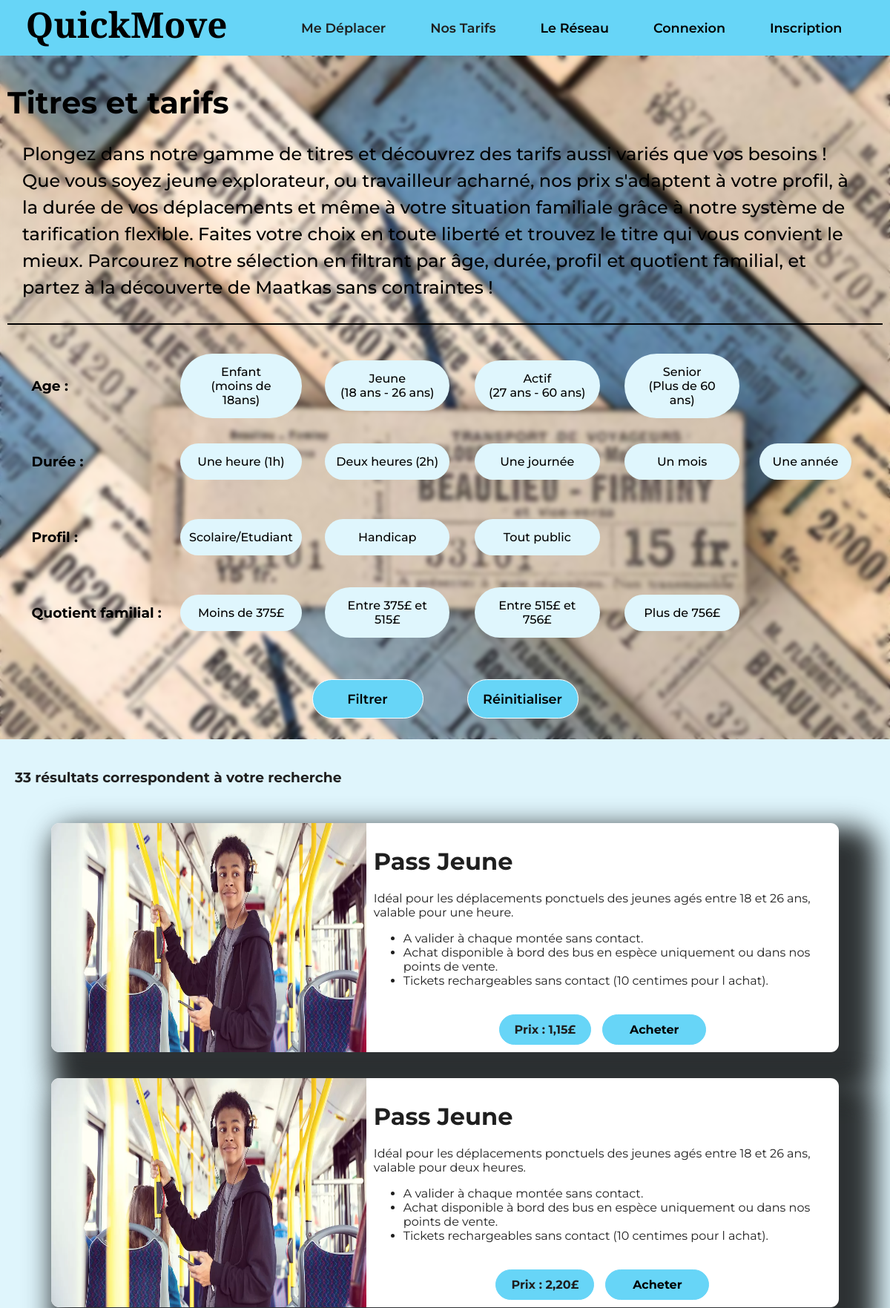
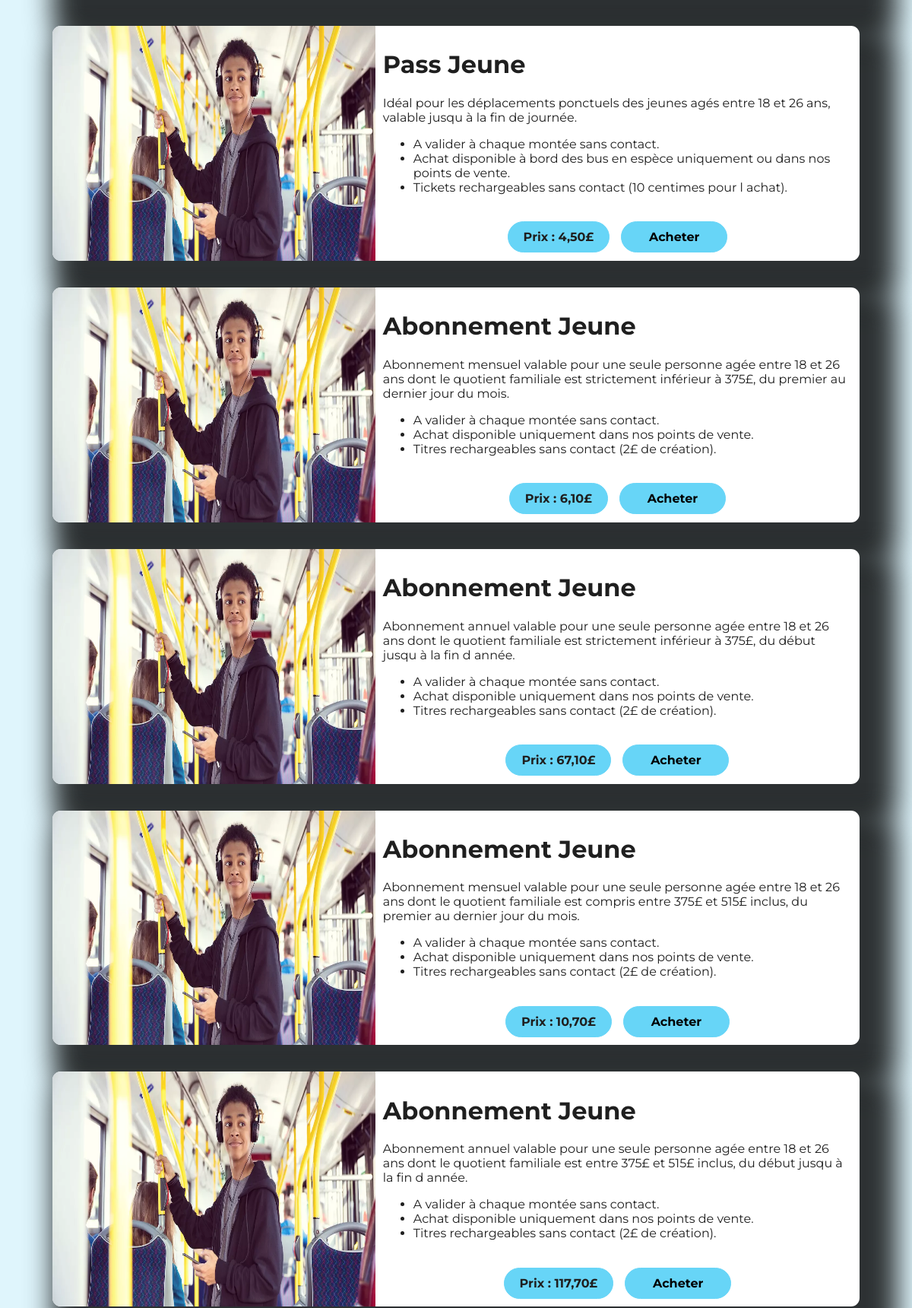
Page /Tarifs.php?profil=Tout+public (upper part) on the committed database (2 pictures, top to bottom).
### tables this page shows
CREATE TABLE `tarifs` (
  `age` varchar(26) DEFAULT NULL,
  `duree` varchar(16) DEFAULT NULL,
  `profil` varchar(17) DEFAULT NULL,
  `qf` varchar(18) DEFAULT NULL,
  `tarif` varchar(6) DEFAULT NULL,
  `description` varchar(412) DEFAULT NULL,
  `image` varchar(19) DEFAULT NULL,
  `numero` int(11) NOT NULL
);

### Tarifs.php (the view, shortened to what this page needs)
<!DOCTYPE html>
<html lang="fr">
<head>
    <link rel="stylesheet" href="style.css" type="text/css">
</head>
<body>
    <?php
    include "BarNav.php";
    include "fonction.php";
    echo '
    <div class="backgr">
        <div class="titre">
            <h1>Titres et tarifs</h1>
            <p>Plongez dans notre gamme de titres et découvrez des tarifs aussi variés que vos besoins ! Que vous soyez jeune explorateur,
            ou travailleur acharné, nos prix s\'adaptent à votre profil, à la durée de vos déplacements et même à votre situation familiale
            grâce à notre système de tarification flexible. Faites votre choix en toute liberté et trouvez le titre qui vous convient le mieux.
            Parcourez notre sélection en filtrant par âge, durée, profil et quotient familial, et partez à la découverte de Maatkas sans
            contraintes !</p> <hr>
        <div class="tarifForm"><form action="Tarifs.php" method="get">';
    $connexion = connexion();
    $elem=array('Age :'=>'age','Durée :'=>'duree','Profil :'=>'profil','Quotient familial :'=>'qf');
    $i=0;
    echo '<table class="table">';
    foreach($elem as $cle => $valeur)
    {
        $requete="select distinct $valeur from tarifs where $valeur is not NULL";
        $data = requete($connexion,$requete);
        echo '<tr><td><h3>'.$cle."</h3></td>\n";
        while($row = mysqli_fetch_assoc($data))
        {
            foreach($row as $val)
            {
                echo '<td><input type="radio" name='."\"$valeur\"".' value="'."$val\"".' id="'."$i\"".'>'.'<label class="labelRadio" for='."\"$i\"".">$val</label></td>"."\n";
                $i++;
            }
        }
        echo '</tr>';
    }
    echo '</table>';
    echo '<div class="btnTarif"><input type="submit" value="Filtrer" class="filtr">
        <input type="reset" value="Réinitialiser" class="filtr"></div></form></div>';
    echo '<div class="formSelect"><form action="Tarifs.php" method="get">';
    echo '<div class="btnTarif"><input type="submit" value="Filtrer" class="filtr">
        <input type="reset" value="Réinitialiser" class="filtr"></form></div></div></div></div>'."\n";
    $form = array("age"=> isset($_GET['age']),"duree"=> isset($_GET['duree']),"profil"=> isset($_GET['profil']),"qf"=> isset($_GET['qf']));
    $test = 0;
    foreach ($form as $val)
        if ($val == 1) $test = 1;
    if (!$test)
        $requete1='select description,image,tarif,numero from tarifs';
    else
    {
        $requete1='select description,image,tarif,numero from tarifs where ';
        $and=1;
        foreach ($form as $cle => $val)
        {
            if ($val == 1)
            {
                if ($and)
                {
                    $requete1 = $requete1.$cle."='$_GET[$cle]'";
                    $and=0;
                }
                else
                    $requete1 = $requete1.' and '.$cle."='$_GET[$cle]'";
            }
        }
    }
    $connexion = connexion();
    $data=requete($connexion,$requete1);
    echo '<div class="resultats">';
    while($row=mysqli_fetch_assoc($data))
    {
        echo '<div class="resultat">';
        foreach ($row as $cle => $val)
        {
            if ($cle=='image')
                echo '<div class="resulimg">'."<img src='$val' class='image'></div>";
            else if ($cle=='tarif')
                {
                echo '<div class="prix"><div>'."Prix : $val"."£</div>";
                echo "<form method='post' action='Mestitres.php'>
                    <input type='hidden' name='numtitre' value='$row[numero]'>
                    <input type='submit' name='acheter' value='Acheter'>
                    </form>";
                echo "</div>";
                }
            else if ($cle == 'description')
                echo '<div class="descrip">'.$val.'</div>';
        }
        echo '</div>';
    }
    echo '</div>';
    ?>
</body>
</html>

### style.css (style rules this page uses)
body { margin: 0; padding: 0; font-family: "Montserrat", sans-serif; color: rgb(31, 31, 31); background-color: rgb(223, 245, 252); font-size: 1em; }
form input,select { font-family: "Montserrat", sans-serif; font-size: 0.9em; width: 100%; border:1px solid white; border-radius: 10cap; padding: 10px 20px; margin-bottom: 18px; margin-top: 8px; }
form input { width: 90%; }
.backgr { background-image: url(Images/titre.jpg); background-size: cover; background-color: white; background-repeat: repeat; }
.titre { padding: 10px; backdrop-filter: blur(3px); color: black; }
.titre h1 { font-size:calc(1.3rem + 1.7vw); }
.titre p { padding: 0px 20px; font-weight: 500; font-size:calc(0.6rem + 1.2vw); line-height: 1.5em; }
.titre hr { color: black; border: solid black 1px; margin-top: 30px; margin-bottom: 30px; }
.table h3 { margin: 0px; }
.labelRadio { border-radius: 5cap; text-align: center; width: 70%; background-color: rgb(223, 246, 253); font-weight: 500; padding: 15px; cursor: pointer; display: flex; justify-content: center; transition: 0.2s; }
.table { width: 95%; margin-left: auto; margin-right: auto; }
tr { height: 100px; }
.filtr { width: 150px; font-size: 1.1em; padding: 15px; background-color: rgb(103, 213, 247); font-weight: 600; cursor: pointer; transition: 0.2s; }
.btnTarif { margin-top: 30px; display: flex; gap: 5%; justify-content: center; }
.resultats { padding: 10px; display: flex; flex-wrap: wrap; }
.resultat { width: 90%; margin-left: auto; margin-right: auto; display: grid; grid-template-areas: "resulimg descrip" "resulimg prix"; grid-template-columns: 40% 60%; grid-template-rows: 80% 20%; background: white; border-radius: 1cap; margin-bottom: 35px; box-shadow: 25px 30px 35px 25px rgba(0,0,0,0.8); }
.resulimg { grid-area: resulimg; }
.image { width: 100%; height: 100%; border-radius: 1cap 0cap 0cap 1cap; }
.descrip { grid-area: descrip; padding: 10px; }
.prix { grid-area: prix; padding: 10px; display: flex; justify-content: center; align-items: center; gap: 15px; }
.prix div { font-weight: bolder; padding: 10px 20px; border-radius: 5cap; border: 1px solid rgb(103, 213, 247) ; background-color: rgb(103, 213, 247); }
.prix input { width: 140px; text-align: center; font-weight: bolder; padding: 10px; margin: 0px; border-radius: 5cap; border: 1px solid rgb(103, 213, 247) ; background-color: rgb(103, 213, 247); cursor: pointer; font-size: 1em; transition: 0.2s; }
.prix form { padding: 0px; margin: 0px; }

### rows in the picture
tarifs: description "Pass Jeune Idéal pour les déplacements ponctuels des jeunes agés entre 18 et 26 ans, valable pour une heure. A valider à chaque montée sans contact. Achat disponible à bord des bus en espèce uniquement ou dans nos points de vente. Tickets rechargeables sans contact (10 centimes pour l achat).", tarif "1,15"
tarifs: description "Pass Jeune Idéal pour les déplacements ponctuels des jeunes agés entre 18 et 26 ans, valable pour deux heures. A valider à chaque montée sans contact. Achat disponible à bord des bus en espèce uniquement ou dans nos points de vente. Tickets rechargeables sans contact (10 centimes pour l achat).", tarif "2,20"
tarifs: description "Pass Jeune Idéal pour les déplacements ponctuels des jeunes agés entre 18 et 26 ans, valable jusqu à la fin de journée. A valider à chaque montée sans contact. Achat disponible à bord des bus en espèce uniquement ou dans nos points de vente. Tickets rechargeables sans contact (10 centimes pour l achat).", tarif "4,50"
tarifs: description "Abonnement Jeune Abonnement mensuel valable pour une seule personne agée entre 18 et 26 ans dont le quotient familiale est strictement inférieur à 375£, du premier au dernier jour du mois. A valider à chaque montée sans contact. Achat disponible uniquement dans nos points de vente. Titres rechargeables sans contact (2£ de création).", tarif "6,10"
tarifs: description "Abonnement Jeune Abonnement annuel valable pour une seule personne agée entre 18 et 26 ans dont le quotient familiale est strictement inférieur à 375£, du début jusqu à la fin d année. A valider à chaque montée sans contact. Achat disponible uniquement dans nos points de vente. Titres rechargeables sans contact (2£ de création).", tarif "67,10"
tarifs: description "Abonnement Jeune Abonnement mensuel valable pour une seule personne agée entre 18 et 26 ans dont le quotient familiale est compris entre 375£ et 515£ inclus, du premier au dernier jour du mois. A valider à chaque montée sans contact. Achat disponible uniquement dans nos points de vente. Titres rechargeables sans contact (2£ de création).", tarif "10,70"
tarifs: description "Abonnement Jeune Abonnement annuel valable pour une seule personne agée entre 18 et 26 ans dont le quotient familiale est entre 375£ et 515£ inclus, du début jusqu à la fin d année. A valider à chaque montée sans contact. Achat disponible uniquement dans nos points de vente. Titres rechargeables sans contact (2£ de création).", tarif "117,70"

### other values in the picture
$cle "Age :"
$val "Enfant (moins de 18ans)"
$val "Jeune (18 ans - 26 ans)"
$val "Actif (27 ans - 60 ans)"
$val "Senior (Plus de 60 ans)"
$cle "Durée :"
$val "Une heure (1h)"
$val "Deux heures (2h)"
$val "Une journée"
$val "Un mois"
$val "Une année"
$cle "Profil :"
$val "Scolaire/Etudiant"
$val "Handicap"
$val "Tout public"
